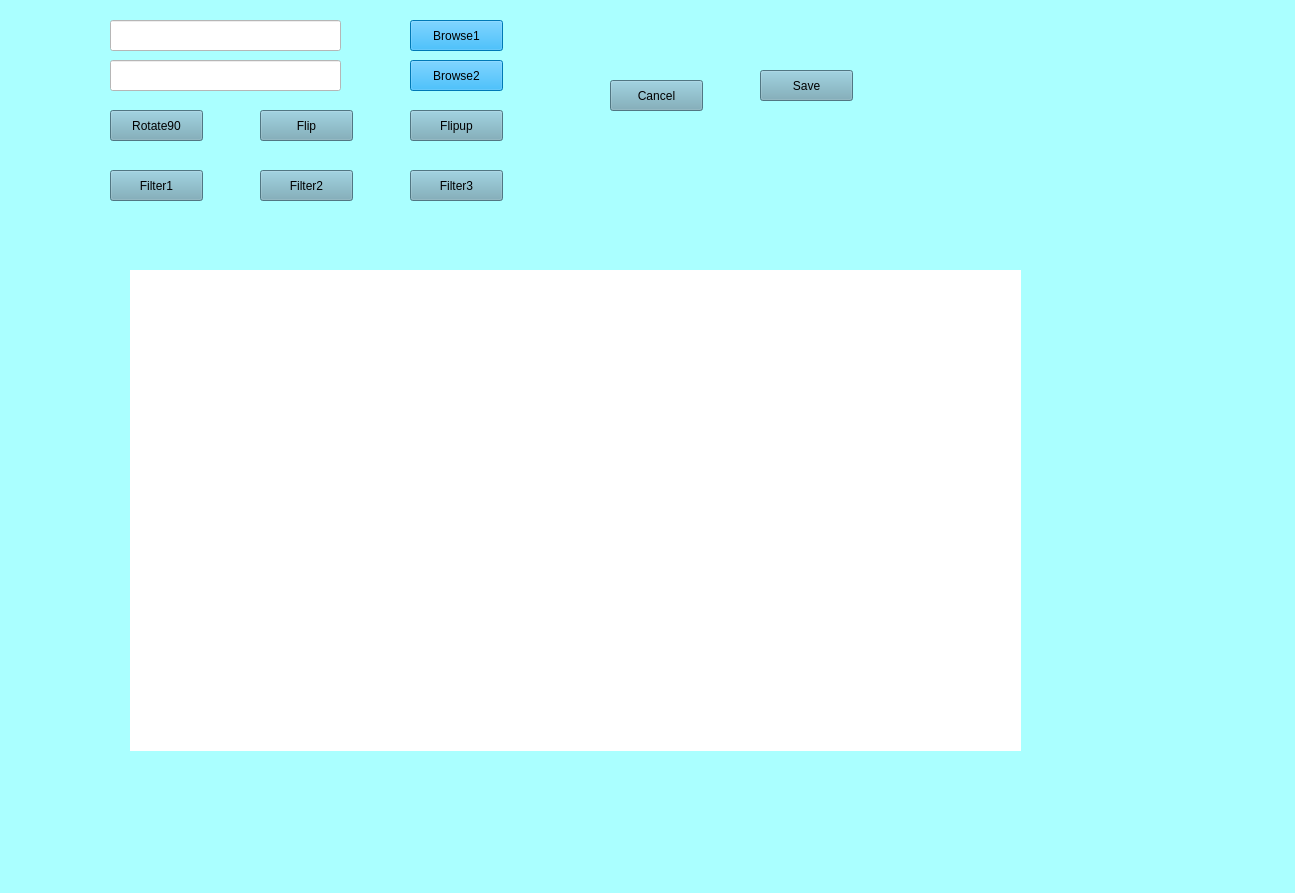
<?xml version="1.0" encoding="UTF-8"?>
<ui version="4.0">
 <class>MainWindow</class>
 <widget class="QMainWindow" name="MainWindow">
  <property name="geometry">
   <rect>
    <x>0</x>
    <y>0</y>
    <width>1295</width>
    <height>893</height>
   </rect>
  </property>
  <property name="windowTitle">
   <string>MainWindow</string>
  </property>
  <property name="styleSheet">
   <string notr="true">background-color: rgb(170, 255, 255);</string>
  </property>
  <widget class="QWidget" name="centralwidget">
   <widget class="QLineEdit" name="lineEdit">
    <property name="geometry">
     <rect>
      <x>110</x>
      <y>20</y>
      <width>231</width>
      <height>31</height>
     </rect>
    </property>
    <property name="styleSheet">
     <string notr="true">font: 9pt &quot;MS Shell Dlg 2&quot;;
selection-background-color: rgb(255, 255, 255);
background-color: rgb(255, 255, 255);</string>
    </property>
    <property name="text">
     <string/>
    </property>
   </widget>
   <widget class="QPushButton" name="browse_img_file">
    <property name="geometry">
     <rect>
      <x>410</x>
      <y>20</y>
      <width>93</width>
      <height>31</height>
     </rect>
    </property>
    <property name="styleSheet">
     <string notr="true">background-color: rgb(0, 170, 255);</string>
    </property>
    <property name="text">
     <string>Browse1</string>
    </property>
   </widget>
   <widget class="QPushButton" name="rotate">
    <property name="geometry">
     <rect>
      <x>110</x>
      <y>110</y>
      <width>93</width>
      <height>31</height>
     </rect>
    </property>
    <property name="styleSheet">
     <string notr="true">background-color: rgb(114, 167, 183);</string>
    </property>
    <property name="text">
     <string>Rotate90</string>
    </property>
   </widget>
   <widget class="QPushButton" name="flip">
    <property name="geometry">
     <rect>
      <x>260</x>
      <y>110</y>
      <width>93</width>
      <height>31</height>
     </rect>
    </property>
    <property name="styleSheet">
     <string notr="true">background-color: rgb(114, 167, 183);</string>
    </property>
    <property name="text">
     <string>Flip</string>
    </property>
   </widget>
   <widget class="QPushButton" name="main">
    <property name="geometry">
     <rect>
      <x>410</x>
      <y>110</y>
      <width>93</width>
      <height>31</height>
     </rect>
    </property>
    <property name="styleSheet">
     <string notr="true">background-color: rgb(114, 167, 183);</string>
    </property>
    <property name="text">
     <string>Flipup</string>
    </property>
   </widget>
   <widget class="QPushButton" name="filter1">
    <property name="geometry">
     <rect>
      <x>110</x>
      <y>170</y>
      <width>93</width>
      <height>31</height>
     </rect>
    </property>
    <property name="styleSheet">
     <string notr="true">background-color: rgb(114, 167, 183);</string>
    </property>
    <property name="text">
     <string>Filter1</string>
    </property>
   </widget>
   <widget class="QPushButton" name="filter2">
    <property name="geometry">
     <rect>
      <x>260</x>
      <y>170</y>
      <width>93</width>
      <height>31</height>
     </rect>
    </property>
    <property name="styleSheet">
     <string notr="true">background-color: rgb(114, 167, 183);</string>
    </property>
    <property name="text">
     <string>Filter2</string>
    </property>
   </widget>
   <widget class="QPushButton" name="filter3">
    <property name="geometry">
     <rect>
      <x>410</x>
      <y>170</y>
      <width>93</width>
      <height>31</height>
     </rect>
    </property>
    <property name="styleSheet">
     <string notr="true">background-color: rgb(114, 167, 183);</string>
    </property>
    <property name="text">
     <string>Filter3</string>
    </property>
   </widget>
   <widget class="QPushButton" name="cancel">
    <property name="geometry">
     <rect>
      <x>610</x>
      <y>80</y>
      <width>93</width>
      <height>31</height>
     </rect>
    </property>
    <property name="styleSheet">
     <string notr="true">background-color: rgb(114, 167, 183);</string>
    </property>
    <property name="text">
     <string>Cancel</string>
    </property>
   </widget>
   <widget class="QPushButton" name="save">
    <property name="geometry">
     <rect>
      <x>760</x>
      <y>70</y>
      <width>93</width>
      <height>31</height>
     </rect>
    </property>
    <property name="styleSheet">
     <string notr="true">background-color: rgb(114, 167, 183);</string>
    </property>
    <property name="text">
     <string>Save</string>
    </property>
   </widget>
   <widget class="QPushButton" name="browse_noobj_file">
    <property name="geometry">
     <rect>
      <x>410</x>
      <y>60</y>
      <width>93</width>
      <height>31</height>
     </rect>
    </property>
    <property name="styleSheet">
     <string notr="true">background-color: rgb(0, 170, 255);</string>
    </property>
    <property name="text">
     <string>Browse2</string>
    </property>
   </widget>
   <widget class="QLineEdit" name="lineEdit_2">
    <property name="geometry">
     <rect>
      <x>110</x>
      <y>60</y>
      <width>231</width>
      <height>31</height>
     </rect>
    </property>
    <property name="styleSheet">
     <string notr="true">font: 9pt &quot;MS Shell Dlg 2&quot;;
selection-background-color: rgb(255, 255, 255);
background-color: rgb(255, 255, 255);</string>
    </property>
    <property name="text">
     <string/>
    </property>
   </widget>
   <widget class="QLabel" name="img_label">
    <property name="geometry">
     <rect>
      <x>130</x>
      <y>270</y>
      <width>891</width>
      <height>481</height>
     </rect>
    </property>
    <property name="styleSheet">
     <string notr="true">background-color: rgb(255, 255, 255);</string>
    </property>
    <property name="text">
     <string/>
    </property>
   </widget>
  </widget>
  <widget class="QMenuBar" name="menubar">
   <property name="geometry">
    <rect>
     <x>0</x>
     <y>0</y>
     <width>1295</width>
     <height>26</height>
    </rect>
   </property>
  </widget>
  <widget class="QStatusBar" name="statusbar"/>
  <action name="actiondd">
   <property name="text">
    <string>dd</string>
   </property>
  </action>
 </widget>
 <resources/>
 <connections/>
</ui>
